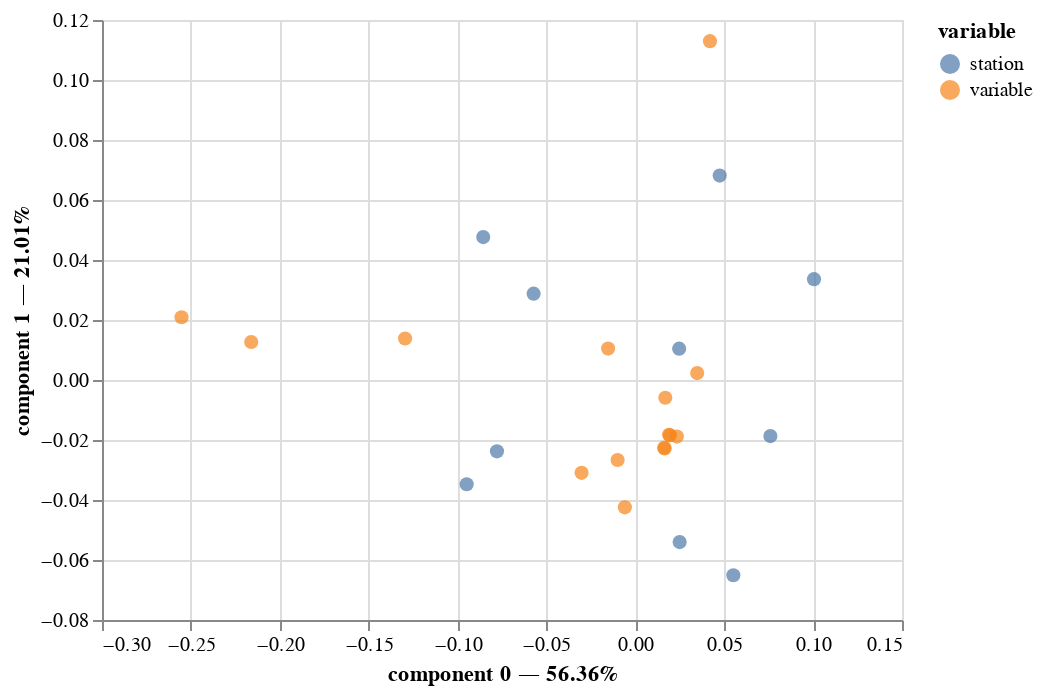

Notebook source saved alongside this figure:
### Code cell
ca = prince.CA(n_components=2)
ca = ca.fit(gp_unstacked)
ca.plot(gp_unstacked)

### Figure 1 — Vega-Lite specification as saved in the notebook (floating-point values rounded to 4 significant figures)
{"config": {"view": {"continuousWidth": 400, "continuousHeight": 300}}, "data": {"name": "data-fd7b7e59325d8d7f2f53123cd7979199"}, "mark": {"type": "circle", "size": 50}, "encoding": {"color": {"field": "variable", "type": "nominal"}, "tooltip": [{"field": "variable", "type": "nominal"}, {"field": "value", "type": "nominal"}, {"field": "component 0", "type": "quantitative"}, {"field": "component 1", "type": "quantitative"}], "x": {"axis": {"title": "component 0 — 56.36%"}, "field": "component 0", "scale": {"zero": false}, "type": "quantitative"}, "y": {"axis": {"title": "component 1 — 21.01%"}, "field": "component 1", "scale": {"zero": false}, "type": "quantitative"}}, "selection": {"selector001": {"type": "interval", "bind": "scales", "encodings": ["x", "y"]}}, "$schema": "https://vega.github.io/schema/vega-lite/v4.17.0.json", "datasets": {"data-fd7b7e59325d8d7f2f53123cd7979199": [{"component 0": 0.02493, "component 1": -0.05403, "variable": "station", "value": "Centro"}, {"component 0": 0.07598, "component 1": -0.0187, "variable": "station", "value": "Noreste"}, {"component 0": 0.02465, "component 1": 0.01045, "variable": "station", "value": "Noroeste"}, {"component 0": -0.07783, "component 1": -0.02378, "variable": "station", "value": "Norte"}, {"component 0": -0.09487, "component 1": -0.03474, "variable": "station", "value": "Norte2"}, {"component 0": 0.04745, "component 1": 0.06813, "variable": "station", "value": "Sur"}, {"component 0": -0.05721, "component 1": 0.02879, "variable": "station", "value": "Sureste2"}, {"component 0": 0.1005, "component 1": 0.03361, "variable": "station", "value": "Sureste3"}, {"component 0": -0.08556, "component 1": 0.04763, "variable": "station", "value": "Suroeste"}, {"component 0": 0.05513, "component 1": -0.06509, "variable": "station", "value": "Suroeste2"}, {"component 0": 0.0234, "component 1": -0.01887, "variable": "variable", "value": "BP"}, {"component 0": 0.01617, "component 1": -0.02262, "variable": "variable", "value": "CO"}, {"component 0": -0.2161, "component 1": 0.01265, "variable": "variable", "value": "NO"}, {"component 0": -0.1295, "component 1": 0.01383, "variable": "variable", "value": "NO2"}, {"component 0": -0.2553, "component 1": 0.02092, "variable": "variable", "value": "NOX"}, {"component 0": 0.01686, "component 1": -0.005925, "variable": "variable", "value": "O3"}, {"component 0": -0.009971, "component 1": -0.02666, "variable": "variable", "value": "PM10"}, {"component 0": -0.005885, "component 1": -0.04244, "variable": "variable", "value": "PM2_5"}, {"component 0": 0.01897, "component 1": -0.01828, "variable": "variable", "value": "RF"}, {"component 0": 0.03479, "component 1": 0.002303, "variable": "variable", "value": "RH"}, {"component 0": -0.01532, "component 1": 0.01046, "variable": "variable", "value": "SO2"}, {"component 0": 0.01947, "component 1": -0.01844, "variable": "variable", "value": "SR"}, {"component 0": 0.01654, "component 1": -0.02281, "variable": "variable", "value": "T"}, {"component 0": 0.04198, "component 1": 0.1129, "variable": "variable", "value": "WD"}, {"component 0": -0.03024, "component 1": -0.03094, "variable": "variable", "value": "WV"}]}}
